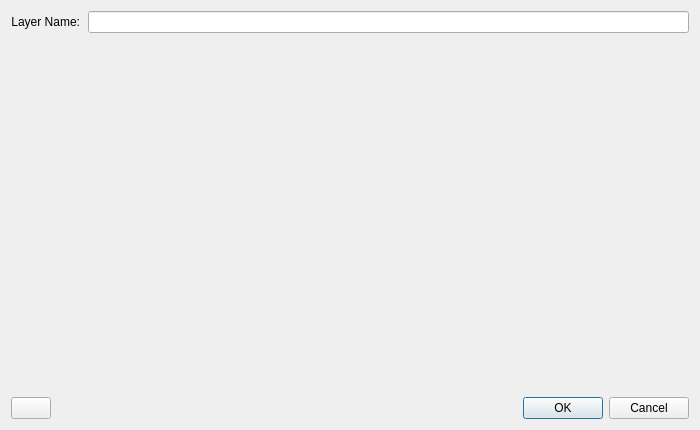
<?xml version="1.0" encoding="utf-8"?>
<ui version="4.0">
 <author>
  SPDX-FileCopyrightText: none
  SPDX-License-Identifier: GPL-3.0-or-later
 </author>
 <class>WdgDlgGeneratorLayer</class>
 <widget class="QDialog" name="WdgDlgGeneratorLayer">
  <property name="geometry">
   <rect>
    <x>0</x>
    <y>0</y>
    <width>700</width>
    <height>430</height>
   </rect>
  </property>
  <property name="sizePolicy">
   <sizepolicy hsizetype="MinimumExpanding" vsizetype="MinimumExpanding">
    <horstretch>0</horstretch>
    <verstretch>0</verstretch>
   </sizepolicy>
  </property>
  <property name="minimumSize">
   <size>
    <width>700</width>
    <height>430</height>
   </size>
  </property>
  <layout class="QVBoxLayout" name="verticalLayout">
   <property name="spacing">
    <number>8</number>
   </property>
   <item>
    <layout class="QHBoxLayout" name="horizontalLayout">
     <item>
      <widget class="QLabel" name="label">
       <property name="text">
        <string>Layer Name:</string>
       </property>
       <property name="alignment">
        <set>Qt::AlignRight|Qt::AlignTrailing|Qt::AlignVCenter</set>
       </property>
       <property name="buddy">
        <cstring>txtLayerName</cstring>
       </property>
      </widget>
     </item>
     <item>
      <widget class="QLineEdit" name="txtLayerName" />
     </item>
    </layout>
   </item>
   <item>
    <widget class="KisWdgGenerator" name="wdgGenerator" native="true">
     <property name="sizePolicy">
      <sizepolicy hsizetype="Expanding" vsizetype="Expanding">
       <horstretch>0</horstretch>
       <verstretch>0</verstretch>
      </sizepolicy>
     </property>
    </widget>
   </item>
   <item>
    <layout class="QHBoxLayout" name="horizontalLayout_2">
     <item>
      <widget class="QPushButton" name="filterGalleryToggle">
       <property name="text">
        <string notr="true" />
       </property>
       <property name="checkable">
        <bool>true</bool>
       </property>
      </widget>
     </item>
     <item>
      <spacer name="horizontalSpacer">
       <property name="orientation">
        <enum>Qt::Horizontal</enum>
       </property>
       <property name="sizeHint" stdset="0">
        <size>
         <width>40</width>
         <height>20</height>
        </size>
       </property>
      </spacer>
     </item>
     <item>
      <widget class="QDialogButtonBox" name="btnBox">
       <property name="sizePolicy">
        <sizepolicy hsizetype="Maximum" vsizetype="Fixed">
         <horstretch>0</horstretch>
         <verstretch>0</verstretch>
        </sizepolicy>
       </property>
       <property name="standardButtons">
        <set>QDialogButtonBox::Cancel|QDialogButtonBox::Ok</set>
       </property>
      </widget>
     </item>
    </layout>
   </item>
  </layout>
 </widget>
 <customwidgets>
  <customwidget>
   <class>KisWdgGenerator</class>
   <extends>QWidget</extends>
   <header>widgets/kis_wdg_generator.h</header>
   <container>1</container>
  </customwidget>
 </customwidgets>
 <resources />
 <connections />
</ui>
